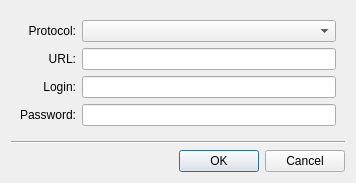
<?xml version="1.0" encoding="UTF-8"?>
<ui version="4.0">
 <class>StorageUrlDialog</class>
 <widget class="QDialog" name="StorageUrlDialog">
  <property name="geometry">
   <rect>
    <x>0</x>
    <y>0</y>
    <width>356</width>
    <height>180</height>
   </rect>
  </property>
  <property name="windowTitle">
   <string>Add External Storage...</string>
  </property>
  <layout class="QVBoxLayout" name="verticalLayout">
   <item>
    <widget class="QWidget" name="widget" native="true">
     <layout class="QGridLayout" name="gridLayout">
      <item row="2" column="1">
       <widget class="QLineEdit" name="loginLineEdit"/>
      </item>
      <item row="3" column="0">
       <widget class="QLabel" name="label_4">
        <property name="text">
         <string>Password:</string>
        </property>
        <property name="alignment">
         <set>Qt::AlignRight|Qt::AlignTrailing|Qt::AlignVCenter</set>
        </property>
       </widget>
      </item>
      <item row="0" column="1">
       <widget class="QComboBox" name="protocolComboBox"/>
      </item>
      <item row="1" column="0">
       <widget class="QLabel" name="label_2">
        <property name="text">
         <string>URL:</string>
        </property>
        <property name="alignment">
         <set>Qt::AlignRight|Qt::AlignTrailing|Qt::AlignVCenter</set>
        </property>
       </widget>
      </item>
      <item row="2" column="0">
       <widget class="QLabel" name="label_3">
        <property name="text">
         <string>Login:</string>
        </property>
        <property name="alignment">
         <set>Qt::AlignRight|Qt::AlignTrailing|Qt::AlignVCenter</set>
        </property>
       </widget>
      </item>
      <item row="1" column="1">
       <layout class="QHBoxLayout" name="horizontalLayout">
        <item>
         <widget class="QLineEdit" name="urlEdit"/>
        </item>
       </layout>
      </item>
      <item row="3" column="1">
       <widget class="QLineEdit" name="passwordLineEdit"/>
      </item>
      <item row="0" column="0">
       <widget class="QLabel" name="label">
        <property name="text">
         <string>Protocol:</string>
        </property>
        <property name="alignment">
         <set>Qt::AlignRight|Qt::AlignTrailing|Qt::AlignVCenter</set>
        </property>
       </widget>
      </item>
     </layout>
    </widget>
   </item>
   <item>
    <spacer name="verticalSpacer">
     <property name="orientation">
      <enum>Qt::Vertical</enum>
     </property>
     <property name="sizeHint" stdset="0">
      <size>
       <width>20</width>
       <height>40</height>
      </size>
     </property>
    </spacer>
   </item>
   <item>
    <widget class="Line" name="line">
     <property name="orientation">
      <enum>Qt::Horizontal</enum>
     </property>
    </widget>
   </item>
   <item>
    <widget class="QDialogButtonBox" name="buttonBox">
     <property name="orientation">
      <enum>Qt::Horizontal</enum>
     </property>
     <property name="standardButtons">
      <set>QDialogButtonBox::Cancel|QDialogButtonBox::Ok</set>
     </property>
    </widget>
   </item>
  </layout>
 </widget>
 <resources/>
 <connections/>
</ui>
